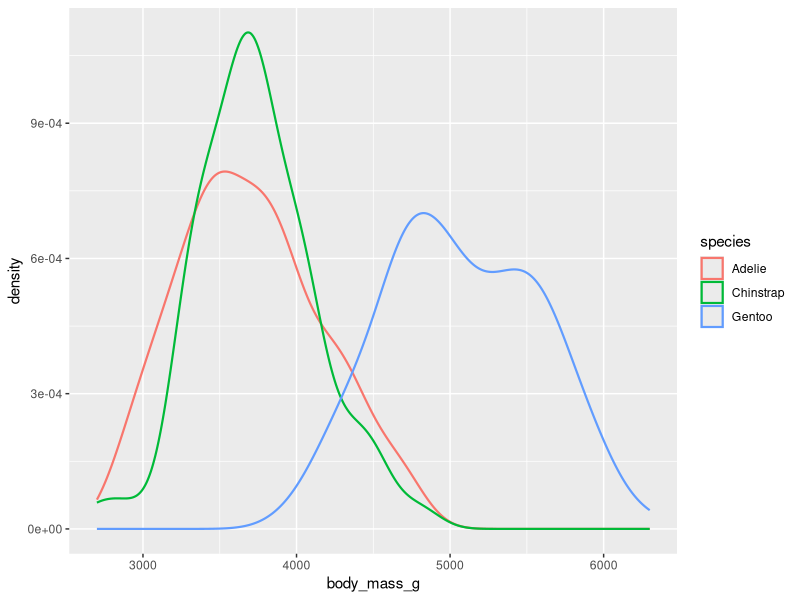

R code for this plot:
library(palmerpenguins)
library(ggthemes)
library(ggplot2)
ggplot(penguins, aes(x = body_mass_g, color = species)) +
  geom_density(linewidth = 0.75)
